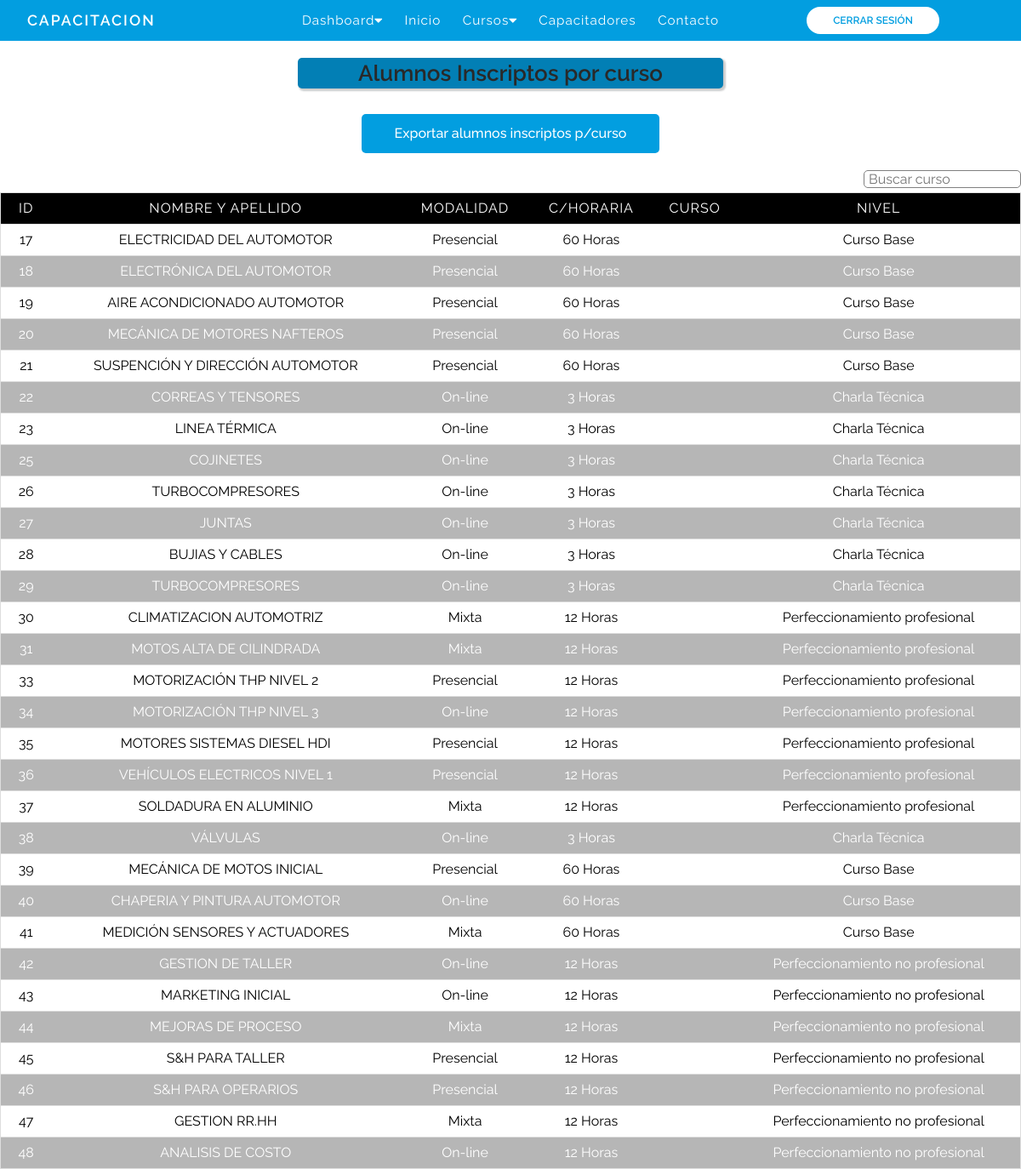
Screenshot of /ListaalumnosInscriptos.php (signed in) with the database file from the repository.
### tables this page shows
CREATE TABLE IF NOT EXISTS `cursos` (
  `id` int NOT NULL AUTO_INCREMENT,
  `nombre` varchar(120) NOT NULL,
  `nivel_curso` int NOT NULL,
  `descripcion` varchar(1000) NOT NULL,
  `logo_curso` varchar(255) NOT NULL,
  `carga_horaria` int NOT NULL,
  `fecha_inicio` date NOT NULL,
  `fecha_fin` date NOT NULL,
  `id_capacitador` int NOT NULL,
  `id_modalidad` int NOT NULL,
  PRIMARY KEY (`id`),
  KEY `id_capacitador` (`id_capacitador`),
  KEY `id_modalidad` (`id_modalidad`)
);

CREATE TABLE IF NOT EXISTS `modalidades` (
  `id` int NOT NULL AUTO_INCREMENT,
  `modalidad` varchar(20) NOT NULL,
  PRIMARY KEY (`id`)
);

CREATE TABLE IF NOT EXISTS `niveles_cursos` (
  `id` int NOT NULL AUTO_INCREMENT,
  `nivel` varchar(60) NOT NULL,
  `carga_horaria` varchar(20) NOT NULL,
  `sub_indice` int NOT NULL,
  PRIMARY KEY (`id`)
);

### ListaalumnosInscriptos.php (the view, shortened to what this page needs)
<?php
require_once('bd/conexion.php');
$consulta = $pdo->prepare("SELECT cursos.id, cursos.nombre, cursos.logo_curso, capacitadores.nombre AS profe, modalidades.modalidad, niveles_cursos.carga_horaria, niveles_cursos.nivel, niveles_cursos.carga_horaria, id_capacitador, id_modalidad
from cursos
INNER JOIN niveles_cursos ON cursos.nivel_curso = niveles_cursos.id
INNER JOIN capacitadores ON cursos.id_capacitador = capacitadores.id
INNER JOIN modalidades ON cursos.id_modalidad = modalidades.id ORDER BY id");
$consulta -> execute();
?>
<!-- <?php
require_once('bd/conexion.php');
if (isset( $_POST['input-buscador'])) {
	$palabra = $_POST['input-buscador'];
	try {
	$bus = $pdo->prepare("SELECT cursos.id, cursos.nombre, cursos.logo_curso, capacitadores.nombre AS profe, modalidades.modalidad, niveles_cursos.carga_horaria, niveles_cursos.nivel, niveles_cursos.carga_horaria
	from cursos
	INNER JOIN niveles_cursos ON cursos.nivel_curso = niveles_cursos.id
	INNER JOIN capacitadores ON cursos.id_capacitador = capacitadores.id
	INNER JOIN modalidades ON cursos.id_modalidad = modalidades.id
	WHERE LOWER(cursos.nombre) LIKE LOWER('%$palabra%')");
	$bus->execute();
	} catch(PDOException $e) {
	echo $e->getMessage();
	}
	} else {
	$bus = $pdo->prepare('SELECT cursos.id, cursos.nombre, cursos.logo_curso, capacitadores.nombre AS profe, modalidades.modalidad, niveles_cursos.carga_horaria, niveles_cursos.nivel, niveles_cursos.carga_horaria, id_capacitador, id_modalidad
	from cursos
	INNER JOIN niveles_cursos ON cursos.nivel_curso = niveles_cursos.id
	INNER JOIN capacitadores ON cursos.id_capacitador = capacitadores.id
	INNER JOIN modalidades ON cursos.id_modalidad = modalidades.id ORDER BY id');
	$bus->execute();
	}
?> -->
<!DOCTYPE html>
<html lang="es">
<head>
	<link rel="stylesheet" href="css/reset.css">
	<link rel="stylesheet" type="text/css" href="css/abmCursos.css">
</head>
</body>
<body>
		<?php require_once("navAdmin.php") ?>
		<div class="cont_title">
			<p>Alumnos Inscriptos por curso</p>
		</div>
		<div class="contenedor">
			<a href="formularioCurso.php" class="btnAlta">Exportar alumnos inscriptos p/curso</a>
			<table border="1">
				<thead>
					<tr>
					<form action="" method="POST">
						<div class="header-content">
							<input type="text" class="input-buscador" id="input-buscador" name="input-buscador" placeholder="Buscar curso">
						</div>
					</form>
					<th class="id">Id</th>
					<th class="nombreApellido">Nombre y apellido</th>
					<th class="modalidad">Modalidad</th>
					<th class="horas">C/horaria</th>
					<th class="capacitador">Curso</th>
					<th class="nivel">Nivel</th>
				</tr>
			</thead>
			<tbody>
				<?php while ($datos = $consulta->fetch(PDO::FETCH_ASSOC)) { ?>
					<?php while($datos = $bus->fetch(PDO::FETCH_ASSOC)) { ?>
					<tr>
					<td class="id" data-label="id"><?= $datos['id'] ?></td>
					<td class="nombre" data-label="Nombre"><?= $datos['nombre'] ?></td>
					<td class="modalidad" data-label="Modalidad"><?= $datos['modalidad'] ?></td>
					<td class="horas" data-label="Carga Horaria"><?= $datos['carga_horaria'] ?></td>
					<td class="capacitador" data-label="Curso"><?= $datos[''] ?></td>
					<td class="nivel" data-label="Nivel"><?= $datos['nivel'] ?></td>
				</tr>
				<?php } ?>
				<?php } ?>
			</tbody>
		</table>
	</div>
</body>
</html>

### css/abmCursos.css (style rules this page uses)
* { font-family: 'Raleway', sans-serif !important; font-size: 16px; }
.header-content { max-width: 1200px; display: flex; align-items: end; justify-content: end; width: 100%; padding-bottom: 5px; }
.input-buscador { padding-left: 5px; border-radius: 5px; border: 1px solid gray; }
.cont_title { text-align: center; display: flex; justify-content: center; font-family: 'Raleway', sans-serif !important; }
.cont_title p { max-width: 1200px; border-radius: 5px; color: rgb(41, 41, 41);; width: 500px; font-size: 26px; font-weight: 600; background-color: #027fb5;; box-shadow: 2px 2px 2px 1px rgba(0, 0, 0, 0.2); padding: 5px; margin: 20px 10px 10px 10px; }
.btnAlta { display: block; background-color: #029ee0; width: 200px; border: none; color: #ffffff; font-weight: 500; padding: 12px 10px; text-decoration: none; font-size: 20px; border-radius: 5px; margin: 20px 0 0 0; text-align: center; }
.contenedor { display: flex; flex-wrap: wrap; justify-content: center; }
.btnAlta { background-color: #029ee0; width: 350px; border: none; color: white; font-weight: 500; padding: 15px 12px; text-decoration: none; font-size: 16px; border-radius: 5px; margin: 20px 0 20px 0; text-align: center; }
table { max-width: 1200px; border: 1px solid #ccc; width: 100%; margin: 0; padding: 0; border-collapse: collapse; border-spacing: 0; }
table tr { border: 1px solid #ddd; padding: 5px; }
table tr:nth-child(even) { background-color: #b6b6b6; color: white; }
table td, table th { text-align: center; padding: 10px; }
.id { width: 5%; }
.horas { width: 12%; }
table th { text-transform: uppercase; font-family: 18px; letter-spacing: 1px; background-color: #000000; color: #fff }

### css/nav.css (style rules this page uses)
* { padding: 0; margin: 0; box-sizing: border-box; }
a { text-decoration: none; }

### rows the page displays
cursos: id "17", nombre "ELECTRICIDAD DEL AUTOMOTOR", id_modalidad.modalidad "Presencial", niveles_cursos.carga_horaria "60 Horas", niveles_cursos.nivel "Curso Base"
cursos: id "18", nombre "ELECTRÓNICA DEL AUTOMOTOR", id_modalidad.modalidad "Presencial", niveles_cursos.carga_horaria "60 Horas", niveles_cursos.nivel "Curso Base"
cursos: id "19", nombre "AIRE ACONDICIONADO AUTOMOTOR", id_modalidad.modalidad "Presencial", niveles_cursos.carga_horaria "60 Horas", niveles_cursos.nivel "Curso Base"
cursos: id "20", nombre "MECÁNICA DE MOTORES NAFTEROS", id_modalidad.modalidad "Presencial", niveles_cursos.carga_horaria "60 Horas", niveles_cursos.nivel "Curso Base"
cursos: id "21", nombre "SUSPENCIÓN Y DIRECCIÓN AUTOMOTOR", id_modalidad.modalidad "Presencial", niveles_cursos.carga_horaria "60 Horas", niveles_cursos.nivel "Curso Base"
cursos: id "22", nombre "CORREAS Y TENSORES", id_modalidad.modalidad "On-line", niveles_cursos.carga_horaria "3 Horas", niveles_cursos.nivel "Charla Técnica"
cursos: id "23", nombre "LINEA TÉRMICA", id_modalidad.modalidad "On-line", niveles_cursos.carga_horaria "3 Horas", niveles_cursos.nivel "Charla Técnica"
cursos: id "25", nombre "COJINETES", id_modalidad.modalidad "On-line", niveles_cursos.carga_horaria "3 Horas", niveles_cursos.nivel "Charla Técnica"
cursos: id "26", nombre "TURBOCOMPRESORES", id_modalidad.modalidad "On-line", niveles_cursos.carga_horaria "3 Horas", niveles_cursos.nivel "Charla Técnica"
cursos: id "27", nombre "JUNTAS", id_modalidad.modalidad "On-line", niveles_cursos.carga_horaria "3 Horas", niveles_cursos.nivel "Charla Técnica"
cursos: id "28", nombre "BUJIAS Y CABLES", id_modalidad.modalidad "On-line", niveles_cursos.carga_horaria "3 Horas", niveles_cursos.nivel "Charla Técnica"
cursos: id "29", nombre "TURBOCOMPRESORES", id_modalidad.modalidad "On-line", niveles_cursos.carga_horaria "3 Horas", niveles_cursos.nivel "Charla Técnica"
cursos: id "30", nombre "CLIMATIZACION AUTOMOTRIZ", id_modalidad.modalidad "Mixta", niveles_cursos.carga_horaria "12 Horas", niveles_cursos.nivel "Perfeccionamiento profesional"
cursos: id "31", nombre "MOTOS ALTA DE CILINDRADA", id_modalidad.modalidad "Mixta", niveles_cursos.carga_horaria "12 Horas", niveles_cursos.nivel "Perfeccionamiento profesional"
cursos: id "33", nombre "MOTORIZACIÓN THP NIVEL 2", id_modalidad.modalidad "Presencial", niveles_cursos.carga_horaria "12 Horas", niveles_cursos.nivel "Perfeccionamiento profesional"
cursos: id "34", nombre "MOTORIZACIÓN THP NIVEL 3", id_modalidad.modalidad "On-line", niveles_cursos.carga_horaria "12 Horas", niveles_cursos.nivel "Perfeccionamiento profesional"
cursos: id "35", nombre "MOTORES SISTEMAS DIESEL HDI", id_modalidad.modalidad "Presencial", niveles_cursos.carga_horaria "12 Horas", niveles_cursos.nivel "Perfeccionamiento profesional"
cursos: id "36", nombre "VEHÍCULOS ELECTRICOS NIVEL 1", id_modalidad.modalidad "Presencial", niveles_cursos.carga_horaria "12 Horas", niveles_cursos.nivel "Perfeccionamiento profesional"
cursos: id "37", nombre "SOLDADURA EN ALUMINIO", id_modalidad.modalidad "Mixta", niveles_cursos.carga_horaria "12 Horas", niveles_cursos.nivel "Perfeccionamiento profesional"
cursos: id "38", nombre "VÁLVULAS", id_modalidad.modalidad "On-line", niveles_cursos.carga_horaria "3 Horas", niveles_cursos.nivel "Charla Técnica"
cursos: id "39", nombre "MECÁNICA DE MOTOS INICIAL", id_modalidad.modalidad "Presencial", niveles_cursos.carga_horaria "60 Horas", niveles_cursos.nivel "Curso Base"
cursos: id "40", nombre "CHAPERIA Y PINTURA AUTOMOTOR", id_modalidad.modalidad "On-line", niveles_cursos.carga_horaria "60 Horas", niveles_cursos.nivel "Curso Base"
cursos: id "41", nombre "MEDICIÓN SENSORES Y ACTUADORES", id_modalidad.modalidad "Mixta", niveles_cursos.carga_horaria "60 Horas", niveles_cursos.nivel "Curso Base"
cursos: id "42", nombre "GESTION DE TALLER", id_modalidad.modalidad "On-line", niveles_cursos.carga_horaria "12 Horas", niveles_cursos.nivel "Perfeccionamiento no profesional"
cursos: id "43", nombre "MARKETING INICIAL", id_modalidad.modalidad "On-line", niveles_cursos.carga_horaria "12 Horas", niveles_cursos.nivel "Perfeccionamiento no profesional"
cursos: id "44", nombre "MEJORAS DE PROCESO", id_modalidad.modalidad "Mixta", niveles_cursos.carga_horaria "12 Horas", niveles_cursos.nivel "Perfeccionamiento no profesional"
cursos: id "45", nombre "S&H PARA TALLER", id_modalidad.modalidad "Presencial", niveles_cursos.carga_horaria "12 Horas", niveles_cursos.nivel "Perfeccionamiento no profesional"
cursos: id "46", nombre "S&H PARA OPERARIOS", id_modalidad.modalidad "Presencial", niveles_cursos.carga_horaria "12 Horas", niveles_cursos.nivel "Perfeccionamiento no profesional"
cursos: id "47", nombre "GESTION RR.HH", id_modalidad.modalidad "Mixta", niveles_cursos.carga_horaria "12 Horas", niveles_cursos.nivel "Perfeccionamiento no profesional"
cursos: id "48", nombre "ANALISIS DE COSTO", id_modalidad.modalidad "On-line", niveles_cursos.carga_horaria "12 Horas", niveles_cursos.nivel "Perfeccionamiento no profesional"
